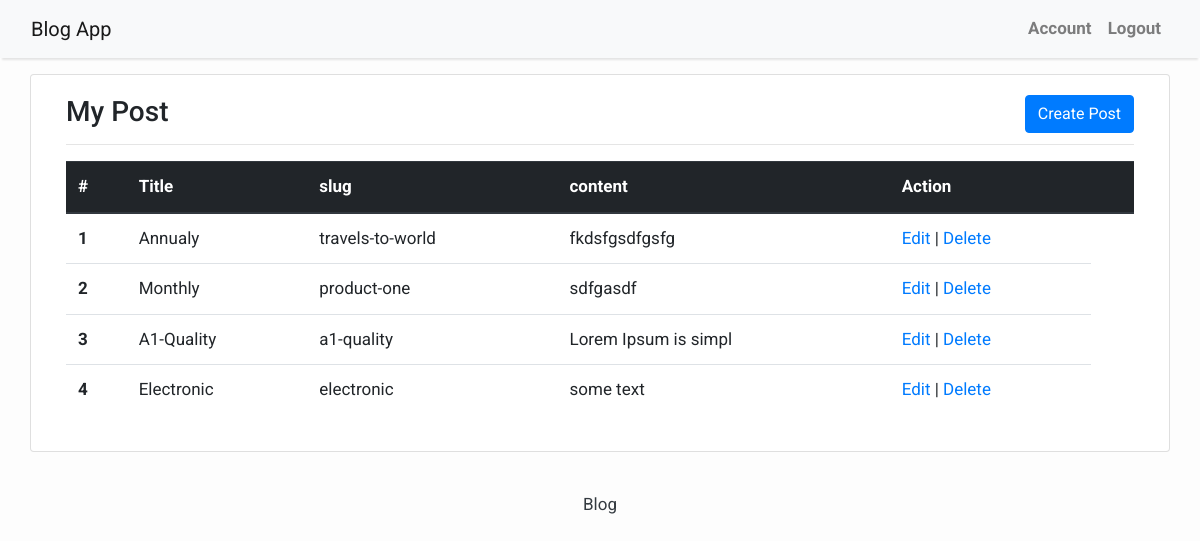
/accounts/profile/ (signed in), run on the app's committed database.
### post/models.py (models this page shows, shortened)
class Post(models.Model):
	title		= models.CharField(max_length=100, unique=True)
	slug  		= models.SlugField(max_length=100, unique=True)
	content 	= models.TextField()
	author      = models.ForeignKey(
								User,
								on_delete= models.CASCADE
								)
	created_at 	= models.DateTimeField(auto_now_add=True)
	updated_at 	= models.DateTimeField(auto_now=True)
	status 		= models.BooleanField(default=True)
	class Meta:
		ordering = ['-created_at']

### account/views.py (the view)
# urls.py: path('profile/', PostListView.as_view(), name='profile'),
class PostListView(ListView):
	context_object_name = 'post_list'
	template_name ='registration/profile.html'
	@method_decorator(login_required)
	def dispatch(self,*args,**kwargs):
		return super(PostListView, self).dispatch(*args, **kwargs)
	def get_queryset(self):
		return Post.objects.filter(author=self.request.user)

### templates/registration/profile.html (shortened to what this page needs)
{% extends 'base.html' %}
{% block content %}
    <div class="container">
      <div class="row">
        <div class="col-md-12 card mb-4  mt-3 left  top">
          <div class="card-body">
            <h3>My Post <snap class="float-right"><a href="{% url 'post_create' %}" class="btn btn-primary">Create Post</a></snap></h3>
            <hr>
            <table class="table">
              <thead class="thead-dark">
                <tr>
                  <th scope="col">#</th>
                  <th scope="col">Title</th>
                  <th scope="col">slug</th>
                  <th scope="col">content</th>
                  <th scope="col">Action<th>
                </tr>
              </thead>
              <tbody>
                {% for post in post_list %}
                <tr>
                  <th scope="row">{{ forloop.counter }}</th>
                  <td>{{post.title}}</td>
                  <td>{{post.slug}}</td>
                  <td>{{post.content|slice:":20" }}</td>
                  <td> <a href="{% url 'post-update' post.slug %}">Edit</a> | <a href="{% url 'post-delete' post.slug %}">Delete</a></td>
                </tr>
                {% endfor %}
              </tbody>
            </table>
          </div>
        </div>
      </div>
    </div>
{% endblock content %}

### templates/base.html (style rules this page uses)
body { font-family: "Roboto", sans-serif; font-size: 17px; background-color: #fdfdfd; }

### data on the page
Post: title "Annualy", slug "travels-to-world", content "fkdsfgsdfgsfg"
Post: title "Monthly", slug "product-one", content "sdfgasdf"
Post: title "A1-Quality", slug "a1-quality", content "Lorem Ipsum is simpl"
Post: title "Electronic", slug "electronic", content "some text"
